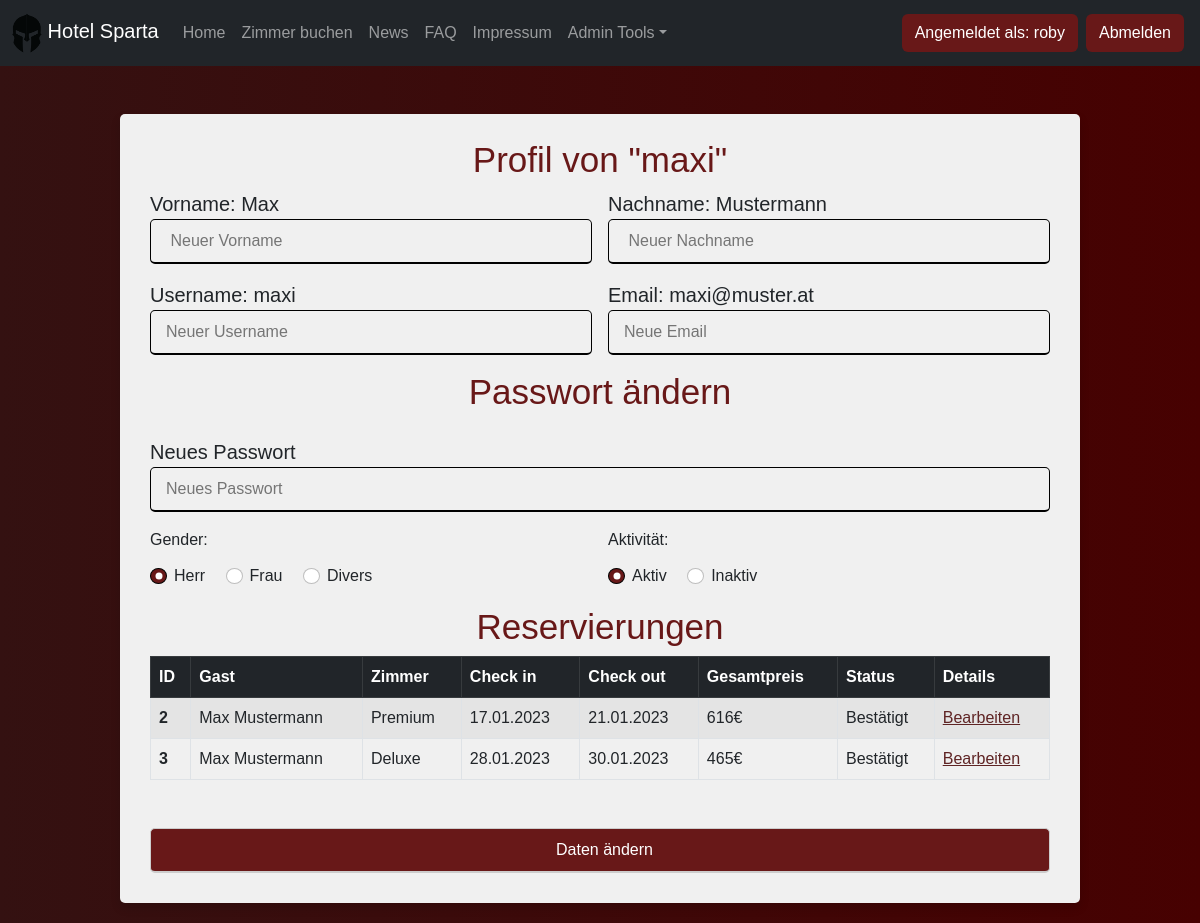
/pages/index.php?page=edituser&ID=4 (signed in), run on the app's committed database.
### tables this page shows
CREATE TABLE `personen` (
  `ID` int(11) NOT NULL,
  `vorname` varchar(64) NOT NULL,
  `nachname` varchar(64) NOT NULL,
  `username` varchar(64) NOT NULL,
  `email` varchar(64) NOT NULL,
  `passwort` varchar(60) NOT NULL,
  `anrede` varchar(8) NOT NULL,
  `admin` int(1) DEFAULT NULL,
  `aktiv` int(1) NOT NULL
);

CREATE TABLE `reservierung` (
  `ID` int(11) NOT NULL,
  `person` int(11) NOT NULL,
  `check_in` int(11) NOT NULL,
  `check_out` int(11) NOT NULL,
  `zimmer` int(11) NOT NULL,
  `status` int(11) NOT NULL,
  `breakfast` int(1) DEFAULT NULL,
  `parking` int(1) DEFAULT NULL,
  `pets` int(1) DEFAULT NULL,
  `buchungsdatum` varchar(255) NOT NULL,
  `gesamtbetrag` int(11) NOT NULL
);

### pages/edituser.php (the view, shortened to what this page needs)
<!DOCTYPE html>
<html lang="de">
<head>
  <?php
  include 'head.php';
    ?>
</head>
<body>
     <?php
    require 'dbaccess.php';
    $current=$_GET["ID"];
            $stmt2 = $con->prepare("SELECT vorname, nachname, username, email, passwort, anrede, aktiv FROM `personen` WHERE `ID` = :ID");
            $stmt2->bindParam(":ID", $_GET["ID"]);
            $stmt2->execute();
            $result = $stmt2->fetch();
            $vorname = $result["vorname"];
            $nachname = $result["nachname"];
            $username = $result["username"];
            $email = $result["email"];
            $anrede = $result["anrede"];
            $aktiv = $result["aktiv"];
    ?>
  <div class="container mt-5" id="main">
    <h1 class="title">Profil von "<?php echo $username; ?>"</h1>
    <form class="row g-3" name="contact" action="" method="post">
      <div class="col-sm-6">
        <label class="info">Vorname: <?php echo $vorname; ?></label> <br>
        <input type="text" id="vorname" name="vorname" placeholder=" Neuer Vorname" default="text" >
      </div>
      <div class="col-sm-6">
        <label class="info">Nachname: <?php echo $nachname; ?></label> <br>
        <input type="text" id="nachname" name="nachname" placeholder=" Neuer Nachname" >
      </div>
      <div class="col-sm-6">
        <label class="info">Username: <?php echo $username; ?></label> <br>
        <input type="text" id="username" name="username" placeholder="Neuer Username" >
      </div>
      <div class="col-sm-6">
        <label class="info">Email: <?php echo $email; ?></label> <br>
        <input type="email" id="email" name="email" placeholder="Neue Email" >
      </div>
      <h1 class="title">Passwort ändern</h1>
      <div class="col-sm-12">
        <label class="info">Neues Passwort </label> <br>
        <input type="text" id="newpasswort" name="newpasswort" placeholder="Neues Passwort" >
      </div>
      <div class="col-md-6">
        <label class="mb-2 pb-1">Gender: </label> <br>
        <div class="form-check form-check-inline">
          <input class="form-check-input" type="radio" name="anrede" id="maleGender" value="Herr"
          <?php if(isset($anrede) && $anrede == 'Herr') echo 'checked'; ?>  />
          <label class="form-check-label" for="maleGender">Herr</label>
        </div>
        <div class="form-check form-check-inline">
          <input class="form-check-input" type="radio" name="anrede" id="femaleGender" value="Frau"
          <?php if(isset($anrede) && $anrede == 'Frau') echo 'checked'; ?>/>
          <label class="form-check-label" for="femaleGender">Frau</label>
        </div>
        <div class="form-check form-check-inline">
          <input class="form-check-input" type="radio" name="anrede" id="otherGender" value="Divers"
          <?php if(isset($anrede) && $anrede == 'Divers') echo 'checked'; ?>/>
          <label class="form-check-label" for="otherGender">Divers</label>
        </div>
      </div>
      <div class="col-md-6">
        <label class="mb-2 pb-1">Aktivität: </label> <br>
        <div class="form-check form-check-inline">
          <input class="form-check-input" type="radio" name="aktiv" id="aktiv" value= "1"
          <?php if(isset($aktiv) && $aktiv == "1") echo 'checked'; ?>  />
          <label class="form-check-label" for="aktiv">Aktiv</label>
        </div>
        <div class="form-check form-check-inline">
          <input class="form-check-input" type="radio" name="aktiv" id="inaktiv" value= "0"
          <?php if(isset($aktiv) && $aktiv != "1") echo 'checked'; ?>/>
          <label class="form-check-label" for="inaktiv">Inaktiv</label>
        </div>
      </div>
      <div>
      <?php
      $stmt3 = $con->prepare("SELECT * FROM `reservierung` WHERE `person` = :ID");
      $stmt3->bindParam(":ID", $current);
      $stmt3->execute();
      $count2 = $stmt3->rowCount();
      if($count2==0){?>
        <h1 class="title"><?php echo "Keine Reservierungen vorhanden";?></h1><?php
                    } else { ?>
        <h1 class="title"><?php echo "Reservierungen";?></h1>
      <div class="table-responsive">
           <table class="table table-bordered table-striped">
                <thead class="table-dark">
                    <tr>
                    <th scope="col">ID</th>
                    <th scope="col">Gast</th>
                    <th scope="col">Zimmer</th>
                    <th scope="col">Check in</th>
                    <th scope="col">Check out</th>
                    <th scope="col">Gesamtpreis</th>
                    <th scope="col">Status</th>
                    <th scope="col">Details</th>
                    </tr>
                </thead>
                <tbody>
                    <?php
                    $stmt3 = $con->prepare("SELECT * FROM `reservierung` WHERE `person` = :ID");
                    $stmt3->bindParam(":ID", $current);
                    $stmt3->execute();
                    while($row = $stmt3->fetch()){
                        ?>
                        <tr>
                        <th scope="row"><?php echo $row["ID"] ?></th>
                        <td><?php echo $vorname . " " . $nachname; ?></td>
                        <td><?php if($row["zimmer"]== 0){echo "Economy";} else if($row["zimmer"]== 1) {echo "Premium";} else {echo "Deluxe";}?></td>
                        <td><?php echo date("d.m.Y", $row["check_in"])?></td>
                        <td><?php echo date("d.m.Y", $row["check_out"])?></td>
                        <td><?php echo $row["gesamtbetrag"] . "€"?></td>
                        <td><?php if($row["status"]== 0){echo "Neu";} else if($row["status"]== 1) {echo "Bestätigt";} else {echo "Storniert";}?></td>
                        <td><a class="link" href="index.php?page=editreservierung&ID=<?php echo $row["ID"]?>">Bearbeiten</a> </td>
                        </tr>
                        <?php
                    }
                    ?>
                </tbody>
            </table>
        </div>
        <?php } ?>
      </div>
      <div class="button">
        <input type="submit" name="submit" id="inputButton" value="Daten ändern">
      </div>
    </form>
  </div>
</body>
</html>

### pages/stylesheet.css (style rules this page uses)
.button { border-top: 50px; }
body { background: linear-gradient(90deg, #341111, #470101); }
.container { max-width: 80%; width: 100%; background-color: rgb(240, 240, 240); padding: 25px 30px; border-radius: 5px; box-shadow: 0 5px 10px rgba(0, 0, 0, 0.15); margin-bottom: 20px; padding-bottom: 30px; }
.title { font-size: 35px; font-weight: 500; color: #681818; text-align: center; }
input { height: 45px; width: 100%; font-size: 16px; border-radius: 5px; padding-left: 15px; border: 1px solid rgb(0, 0, 0); background-color: rgb(240, 240, 240); border-bottom-width: 2px; }
#inputButton { height: 45px; width: 100%; font-size: 16px; border-radius: 5px; padding-left: 15px; border: 1px solid #ccc; border-bottom-width: 2px; background-color: #681818; color: white; }
th:first-child { border-radius: 20px 0 20 0; }
.form-check-input:checked { background-color: #681818; border-color: black; }
.info { font-size: 20px; }
.link { color: #5f2424; }

### pages/head.php (style rules this page uses)
* { font-family: 'Poppins',sans-serif; }

### data on the page
personen: username "maxi", vorname "Max", nachname "Mustermann", email "maxi@muster.at", anrede "☑ Herr", anrede "☐ Frau", anrede "☐ Divers", aktiv "☑ Aktiv", aktiv "☐ Inaktiv"
reservierung: ID "2", zimmer "Premium", check_in "17.01.2023", check_out "21.01.2023", gesamtbetrag "616", status "Bestätigt"
reservierung: ID "3", zimmer "Deluxe", check_in "28.01.2023", check_out "30.01.2023", gesamtbetrag "465", status "Bestätigt"

### other printed values
$_SESSION["username"] "roby"
